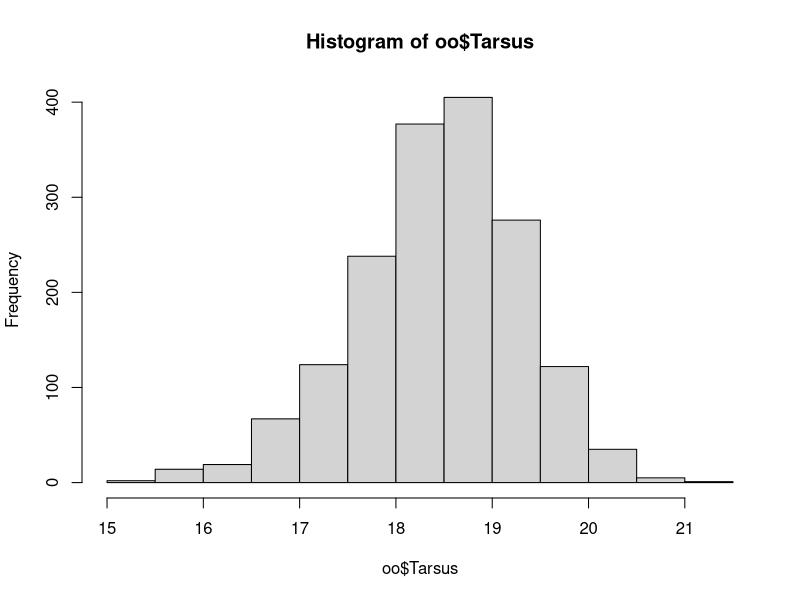
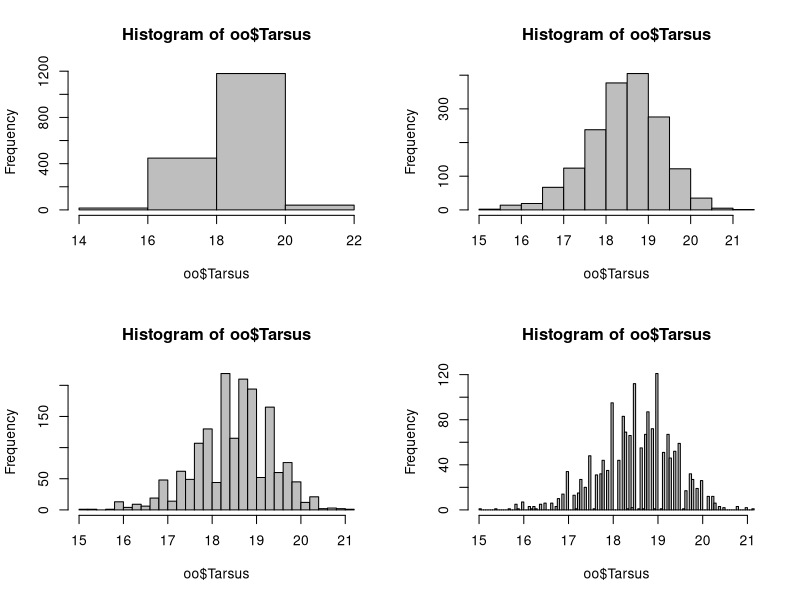

These charts were generated, in order, by the following R code:
oo<-read.table("../Data/SparrowSize.txt", sep = "\t", header = T)
str(oo)
names(oo)
head(oo)
length(oo$Tarsus)
hist(oo$Tarsus)
mean(oo$Tarsus, na.rm=T)
median(oo$Tarsus, na.rm = T)
mode(oo$Tarsus)
a<-as.data.frame(table(oo$Tarsus))
a[,1]<-as.numeric(as.character(a[,1]))
a[which(a[,2]==max(a[,2])),]

mode<-function(NumericCol){
  ## input numeric column
  ## output mode of the column and frequency
  a<-as.data.frame(table(NumericCol))
  a[,1]<-as.numeric(as.character(a[,1]))
  return(a[which(a[,2]==max(a[,2])),])
}
## variance equation
## hedging for imprecision: df=n-1
## square of data --> give more weight for outliers to separate from the rest
######################

par(mfrow=c(2,2))
hist(oo$Tarsus, breaks = 3, col = "grey")
hist(oo$Tarsus, breaks = 10, col = "grey")
hist(oo$Tarsus, breaks = 30, col = "grey")
hist(oo$Tarsus, breaks = 100, col = "grey")

## lec hw
var(oo$Bill, na.rm = T)
sqrt(var(oo$Bill, na.rm = T))
mean(oo$Bill, na.rm = T)

var(oo$Mass, na.rm = T)
sqrt(var(oo$Mass, na.rm = T))
mean(oo$Mass, na.rm = T)

var(oo$Wing, na.rm = T)
sqrt(var(oo$Wing, na.rm = T))
mean(oo$Wing, na.rm = T)
